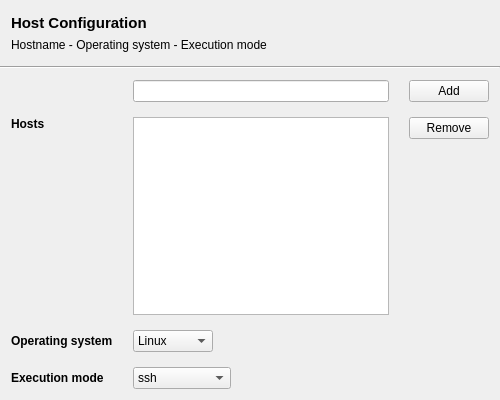
<?xml version="1.0" encoding="UTF-8"?>
<ui version="4.0">
 <class>VRCWHostClass</class>
 <widget class="QWidget" name="VRCWHostClass">
  <property name="geometry">
   <rect>
    <x>0</x>
    <y>0</y>
    <width>500</width>
    <height>400</height>
   </rect>
  </property>
  <property name="windowTitle">
   <string>VRCWHost</string>
  </property>
  <layout class="QVBoxLayout" name="vrcwHostClassVLayout">
   <property name="spacing">
    <number>0</number>
   </property>
   <property name="leftMargin">
    <number>0</number>
   </property>
   <property name="topMargin">
    <number>0</number>
   </property>
   <property name="rightMargin">
    <number>0</number>
   </property>
   <property name="bottomMargin">
    <number>0</number>
   </property>
   <item>
    <widget class="QWidget" name="headerWidget" native="true">
     <property name="sizePolicy">
      <sizepolicy hsizetype="Preferred" vsizetype="Fixed">
       <horstretch>0</horstretch>
       <verstretch>0</verstretch>
      </sizepolicy>
     </property>
     <property name="minimumSize">
      <size>
       <width>0</width>
       <height>66</height>
      </size>
     </property>
     <property name="maximumSize">
      <size>
       <width>16777215</width>
       <height>60</height>
      </size>
     </property>
     <layout class="QHBoxLayout" name="headerWidgetHLayout">
      <item>
       <layout class="QHBoxLayout" name="headerHLayout">
        <item>
         <layout class="QVBoxLayout" name="headingVLayout">
          <item>
           <widget class="QLabel" name="header">
            <property name="font">
             <font>
              <pointsize>11</pointsize>
              <weight>75</weight>
              <bold>true</bold>
             </font>
            </property>
            <property name="text">
             <string>Host Configuration</string>
            </property>
           </widget>
          </item>
          <item>
           <widget class="QLabel" name="description">
            <property name="text">
             <string>Hostname - Operating system - Execution mode</string>
            </property>
           </widget>
          </item>
          <item>
           <spacer name="headerVSpacer">
            <property name="orientation">
             <enum>Qt::Vertical</enum>
            </property>
            <property name="sizeHint" stdset="0">
             <size>
              <width>20</width>
              <height>40</height>
             </size>
            </property>
           </spacer>
          </item>
         </layout>
        </item>
        <item>
         <spacer name="headerHSpacer">
          <property name="orientation">
           <enum>Qt::Horizontal</enum>
          </property>
          <property name="sizeHint" stdset="0">
           <size>
            <width>40</width>
            <height>20</height>
           </size>
          </property>
         </spacer>
        </item>
       </layout>
      </item>
     </layout>
    </widget>
   </item>
   <item>
    <widget class="Line" name="headerLine">
     <property name="orientation">
      <enum>Qt::Horizontal</enum>
     </property>
    </widget>
   </item>
   <item alignment="Qt::AlignLeft">
    <widget class="QWidget" name="mainWidget" native="true">
     <property name="minimumSize">
      <size>
       <width>480</width>
       <height>240</height>
      </size>
     </property>
     <layout class="QGridLayout" name="mainWidgetGLayout">
      <property name="horizontalSpacing">
       <number>20</number>
      </property>
      <property name="verticalSpacing">
       <number>15</number>
      </property>
      <item row="0" column="1">
       <widget class="QLineEdit" name="hostsLineEdit">
        <property name="minimumSize">
         <size>
          <width>200</width>
          <height>0</height>
         </size>
        </property>
        <property name="focusPolicy">
         <enum>Qt::WheelFocus</enum>
        </property>
        <property name="toolTip">
         <string>Type in the host and press 'Add'.</string>
        </property>
       </widget>
      </item>
      <item row="4" column="1" alignment="Qt::AlignLeft">
       <widget class="QComboBox" name="osComboBox">
        <property name="sizePolicy">
         <sizepolicy hsizetype="Minimum" vsizetype="Fixed">
          <horstretch>0</horstretch>
          <verstretch>0</verstretch>
         </sizepolicy>
        </property>
        <item>
         <property name="text">
          <string>Linux</string>
         </property>
        </item>
        <item>
         <property name="text">
          <string>Windows</string>
         </property>
        </item>
       </widget>
      </item>
      <item row="1" column="0">
       <widget class="QLabel" name="hostsLabel">
        <property name="font">
         <font>
          <weight>75</weight>
          <bold>true</bold>
         </font>
        </property>
        <property name="text">
         <string>Hosts</string>
        </property>
        <property name="alignment">
         <set>Qt::AlignLeading|Qt::AlignLeft|Qt::AlignTop</set>
        </property>
       </widget>
      </item>
      <item row="6" column="0">
       <widget class="QLabel" name="execLabel">
        <property name="font">
         <font>
          <weight>75</weight>
          <bold>true</bold>
         </font>
        </property>
        <property name="text">
         <string>Execution mode</string>
        </property>
       </widget>
      </item>
      <item row="0" column="2">
       <widget class="QPushButton" name="addPushButton">
        <property name="text">
         <string>Add</string>
        </property>
       </widget>
      </item>
      <item row="4" column="0">
       <widget class="QLabel" name="osLabel">
        <property name="font">
         <font>
          <weight>75</weight>
          <bold>true</bold>
         </font>
        </property>
        <property name="text">
         <string>Operating system</string>
        </property>
       </widget>
      </item>
      <item row="1" column="1">
       <widget class="QListView" name="hostsListView">
        <property name="editTriggers">
         <set>QAbstractItemView::NoEditTriggers</set>
        </property>
        <property name="selectionMode">
         <enum>QAbstractItemView::ExtendedSelection</enum>
        </property>
       </widget>
      </item>
      <item row="1" column="2" alignment="Qt::AlignLeft|Qt::AlignTop">
       <widget class="QPushButton" name="removePushButton">
        <property name="enabled">
         <bool>true</bool>
        </property>
        <property name="text">
         <string>Remove</string>
        </property>
       </widget>
      </item>
      <item row="6" column="1" alignment="Qt::AlignLeft">
       <widget class="QComboBox" name="execComboBox">
        <property name="sizePolicy">
         <sizepolicy hsizetype="Minimum" vsizetype="Fixed">
          <horstretch>0</horstretch>
          <verstretch>0</verstretch>
         </sizepolicy>
        </property>
        <item>
         <property name="text">
          <string>ssh</string>
         </property>
        </item>
        <item>
         <property name="text">
          <string>covremote</string>
         </property>
        </item>
        <item>
         <property name="text">
          <string>CovDaemon</string>
         </property>
        </item>
        <item>
         <property name="text">
          <string>rsh</string>
         </property>
        </item>
       </widget>
      </item>
     </layout>
    </widget>
   </item>
  </layout>
 </widget>
 <layoutdefault spacing="6" margin="11"/>
 <tabstops>
  <tabstop>hostsLineEdit</tabstop>
  <tabstop>addPushButton</tabstop>
  <tabstop>hostsListView</tabstop>
 </tabstops>
 <resources/>
 <connections>
  <connection>
   <sender>osComboBox</sender>
   <signal>currentIndexChanged(int)</signal>
   <receiver>VRCWHostClass</receiver>
   <slot>os_exec()</slot>
   <hints>
    <hint type="sourcelabel">
     <x>241</x>
     <y>243</y>
    </hint>
    <hint type="destinationlabel">
     <x>537</x>
     <y>213</y>
    </hint>
   </hints>
  </connection>
  <connection>
   <sender>addPushButton</sender>
   <signal>clicked()</signal>
   <receiver>VRCWHostClass</receiver>
   <slot>add()</slot>
   <hints>
    <hint type="sourcelabel">
     <x>410</x>
     <y>84</y>
    </hint>
    <hint type="destinationlabel">
     <x>525</x>
     <y>83</y>
    </hint>
   </hints>
  </connection>
  <connection>
   <sender>removePushButton</sender>
   <signal>clicked()</signal>
   <receiver>VRCWHostClass</receiver>
   <slot>remove()</slot>
   <hints>
    <hint type="sourcelabel">
     <x>443</x>
     <y>121</y>
    </hint>
    <hint type="destinationlabel">
     <x>524</x>
     <y>126</y>
    </hint>
   </hints>
  </connection>
  <connection>
   <sender>hostsLineEdit</sender>
   <signal>returnPressed()</signal>
   <receiver>addPushButton</receiver>
   <slot>click()</slot>
   <hints>
    <hint type="sourcelabel">
     <x>306</x>
     <y>80</y>
    </hint>
    <hint type="destinationlabel">
     <x>433</x>
     <y>83</y>
    </hint>
   </hints>
  </connection>
 </connections>
 <slots>
  <slot>os_exec()</slot>
  <slot>clientTextEditModified()</slot>
  <slot>add()</slot>
  <slot>remove()</slot>
 </slots>
</ui>
